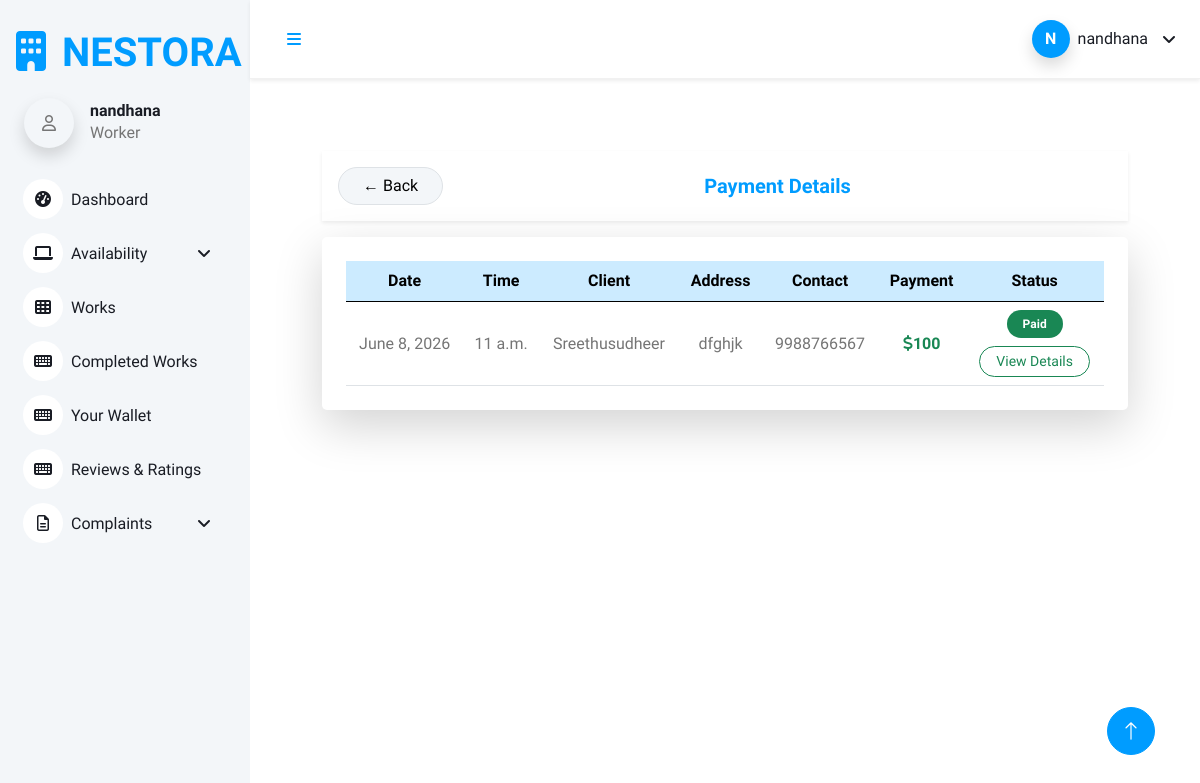
/worker_completed_works (signed in), run on the app's committed database.
### Homeserviceapp/models.py (models this page shows, shortened)
class Login(AbstractUser):
    is_user = models.BooleanField(default=False)
    is_worker = models.BooleanField(default=False)

class Appointment(models.Model):
    user = models.ForeignKey(Login, on_delete=models.CASCADE, related_name='appointment')
    user_profile = models.ForeignKey(UserRegistration, on_delete=models.CASCADE, related_name='user_profile')
    worker = models.ForeignKey(WorkerRegistration, on_delete=models.CASCADE, related_name='worker')
    availability = models.ForeignKey(Availability, on_delete=models.DO_NOTHING)
    appointment_status = models.IntegerField(default=0)
    work_status = models.BooleanField(default=False)
    payment_status = models.IntegerField(default=0)
    worker_amount = models.IntegerField(null=True, blank=True)
    worker_payment_status = models.IntegerField(default=0)
    admin_wallet = models.IntegerField(null=True, blank=True)

class Availability(models.Model):
    user = models.ForeignKey(WorkerRegistration, on_delete=models.DO_NOTHING)
    date = models.DateField()
    time = models.TimeField()
    schedule_status = models.IntegerField(default=0)
    booking_status = models.IntegerField(default=0)

class UserRegistration(models.Model):
    user = models.OneToOneField(Login, on_delete=models.CASCADE, related_name='user')
    name = models.CharField(max_length=250)
    address = models.TextField(max_length=300)
    contact = models.IntegerField()

class WorkerRegistration(models.Model):
    user = models.OneToOneField(Login, on_delete=models.CASCADE, related_name='worker')
    name = models.CharField(max_length=300)
    category = models.ForeignKey(Category, on_delete=models.DO_NOTHING)
    address = models.TextField()
    contact = models.IntegerField()
    paypal_email = models.CharField(max_length=200, null=True, blank=True)
    payment = models.IntegerField(null=True, blank=True)
    experience = models.IntegerField()
    image = models.ImageField(upload_to='uploads/')

### Homeserviceapp/views.py (the view)
# urls.py: path('worker_completed_works', views.worker_completed_works, name='worker_completed_works'),
@login_required
def worker_completed_works(request):
    w = WorkerRegistration.objects.get(user=request.user)
    data = Appointment.objects.filter(work_status=True, worker=w)
    return render(request, 'worker/completed_works.html', {'data': data})

### templates/worker/completed_works.html (shortened to what this page needs)
{% extends 'worker/worker_dashboard.html' %}
{% block content %}
<div class="container py-4">
    <div class="d-flex justify-content-between align-items-center mb-3 p-3 bg-white shadow-sm rounded-4">
        <a href="{% url 'worker_dashboard' %}" class="btn btn-light border rounded-pill px-4">
            ← Back
        </a>
        <h5 class="mb-0 fw-bold text-primary">Payment Details</h5>
    </div>
    <div class="card border-0 shadow-lg rounded-4">
        <div class="card-body p-4">
            <div class="table-responsive">
                <table class="table table-hover align-middle text-center mb-0">
                    <thead class="table-primary">
                        <tr>
                            <th>Date</th>
                            <th>Time</th>
                            <th>Client</th>
                            <th>Address</th>
                            <th>Contact</th>
                            <th>Payment</th>
                            <th>Status</th>
                        </tr>
                    </thead>
                    <tbody>
                        {% for i in data %}
                        <tr>
                            <td class="fw-semibold">{{ i.availability.date }}</td>
                            <td>{{ i.availability.time }}</td>
                            <td>{{ i.user_profile.name }}</td>
                            <td>{{ i.user_profile.address }}</td>
                            <td>{{ i.user_profile.contact }}</td>
                            <td class="fw-bold text-success">
                                <i class="fa-solid fa-dollar-sign"></i>{{ i.worker.payment }}
                            </td>
                            <td>
                                {% if i.payment_status == 0 %}
                                    <span class="badge bg-warning text-dark px-3 py-2 rounded-pill">
                                        Pending
                                    </span>
                                {% elif i.payment_status == 1 %}
                                    <span class="badge bg-success px-3 py-2 rounded-pill">
                                        Paid
                                    </span>
                                    <div class="mt-2">
                                        <a href="{% url 'worker_payment_details' i.id %}"
                                           class="btn btn-sm btn-outline-success rounded-pill px-3">
                                            View Details
                                        </a>
                                    </div>
                                {% elif i.payment_status == 2 %}
                                    <span class="badge bg-danger px-3 py-2 rounded-pill">
                                        Failed
                                    </span>
                                {% elif i.payment_status == 3 %}
                                    <span class="badge bg-secondary px-3 py-2 rounded-pill">
                                        Cancelled
                                    </span>
                                {% endif %}
                            </td>
                        </tr>
                        {% empty %}
                        <tr>
                            <td colspan="7" class="text-muted py-4">
                                No payment records found
                            </td>
                        </tr>
                        {% endfor %}
                    </tbody>
                </table>
            </div>
        </div>
    </div>
</div>
{% endblock %}

### templates/worker/worker_dashboard.html (shortened to what this page needs)
<!DOCTYPE html>
<html lang="en">
{% load static %}
<head>
        <link rel="stylesheet"
      href="https://cdnjs.cloudflare.com/ajax/libs/font-awesome/6.5.2/css/all.min.css">
    <link href="https://cdn.jsdelivr.net/npm/bootstrap-icons@1.4.1/font/bootstrap-icons.css" rel="stylesheet">
    <link href=" {% static '/dashboard/lib/owlcarousel/assets/owl.carousel.min.css' %} " rel="stylesheet">
    <link href=" {% static '/dashboard/lib/tempusdominus/css/tempusdominus-bootstrap-4.min.css' %} " rel="stylesheet" />
    <link href=" {% static '/dashboard/css/bootstrap.min.css' %} " rel="stylesheet">
    <link href=" {% static '/dashboard/css/style.css' %} " rel="stylesheet">
</head>
<body>
    <div>
        <div class="sidebar pe-4 pb-3">
            <nav class="navbar bg-light navbar-light">
                <a href=" {% static 'index.html' %} " class="navbar-brand d-flex align-items-center">
                    <h1 class="m-3 text-primary"><i class="fa fa-building me-3"></i>NESTORA</h1>
                </a>
                <div class="d-flex align-items-center ms-4 mb-4">
                   <div class="bg-light rounded-circle d-inline-flex align-items-center justify-content-center shadow"
                             style="width: 50px; height: 50px;">
                            <i class="fa-regular fa-user"></i>
                        </div>
                    <div class="ms-3">
                        <h6 class="mb-0">{{user.username}}</h6>
                        <span>Worker</span>
                    </div>
                </div>
                <div class="navbar-nav w-100">
                    <a href=" {% url 'worker_dashboard' %} " class="nav-item nav-link "><i class="fa fa-tachometer-alt me-2"></i>Dashboard</a>
                    <div class="nav-item dropdown">
                        <a href="#" class="nav-link dropdown-toggle" data-bs-toggle="dropdown"><i class="fa fa-laptop me-2"></i>Availability</a>
                    </div>
                    <a href=" {% url 'worker_view_appointment' %} " class="nav-item nav-link"><i class="fa fa-th me-2"></i>Works</a>
                    <a href=" {% url 'worker_completed_works' %} " class="nav-item nav-link"><i class="fa fa-keyboard me-2"></i>Completed Works</a>
                    <a href=" {% url 'worker_wallet' %} " class="nav-item nav-link"><i class="fa fa-keyboard me-2"></i>Your Wallet</a>
                    <a href=" {% url 'worker_view_reviews' %} " class="nav-item nav-link"><i class="fa fa-keyboard me-2"></i>Reviews & Ratings</a>
                    <div class="nav-item dropdown">
                        <a href="#" class="nav-link dropdown-toggle" data-bs-toggle="dropdown"><i class="far fa-file-alt me-2"></i>Complaints</a>
                    </div>
                </div>
            </nav>
        </div>
        <div class="content">
            <nav class="navbar navbar-expand-lg navbar-light bg-white sticky-top px-4 py-2 shadow-sm no-print"
                style="border-bottom:1px solid #f1f1f1;">
               <a href="#" class="sidebar-toggler flex-shrink-0">
                    <i class="fa fa-bars"></i>
                </a>
               <div class="navbar-nav ms-auto d-flex align-items-center gap-3">
                   <div class="nav-item dropdown">
                       <a href="#" class="nav-link dropdown-toggle d-flex align-items-center gap-2"
                          data-bs-toggle="dropdown">
                           <div class="rounded-circle bg-primary text-white d-flex align-items-center justify-content-center shadow"
                                style="width:38px;height:38px;font-weight:600;">
                               {{ user.username|first|upper }}
                           </div>
                           <span class="d-none d-md-inline fw-semibold text-dark">
                               {{ user.username }}
                           </span>
                       </a>
                   </div>
               </div>
           </nav>
            <div class="container-fluid pt-4 px-4">
                <div class="row g-4">
                    <div class="col-sm-12 col-xl-12">
                        <div class="text-center rounded p-4">
                            <div class="d-flex align-items-center justify-content-between mb-4">
                                {% block content %}
                                {% endblock %}
                            </div>
                        </div>
                    </div>
                </div>
            </div>
        </div>
        <a href="#" class="btn btn-lg btn-primary btn-lg-square back-to-top no-print"><i class="bi bi-arrow-up"></i></a>
    </div>
</body>
</html>

### static/dashboard/css/style.css (style rules this page uses)
:root { --primary: #009CFF; --light: #F3F6F9; --dark: #191C24; }
.back-to-top { position: fixed; display: none; right: 45px; bottom: 45px; z-index: 99; }
.btn { transition: .5s; }
.btn.btn-primary { color: #FFFFFF; }
.btn-lg-square { width: 48px; height: 48px; }
.btn-square, .btn-sm-square, .btn-lg-square { padding: 0; display: inline-flex; align-items: center; justify-content: center; font-weight: normal; border-radius: 50px; }
.sidebar { position: fixed; top: 0; left: 0; bottom: 0; width: 250px; height: 100vh; overflow-y: auto; background: var(--light); transition: 0.5s; z-index: 999; }
.content { margin-left: 250px; min-height: 100vh; background: #FFFFFF; transition: 0.5s; }
@media (min-width: 992px) { .sidebar { margin-left: 0; } }
@media (min-width: 992px) { .content { width: calc(100% - 250px); } }
.sidebar .navbar .navbar-nav .nav-link { padding: 7px 20px; color: var(--dark); font-weight: 500; border-left: 3px solid var(--light); border-radius: 0 30px 30px 0; outline: none; }
.sidebar .navbar .navbar-nav .nav-link i { width: 40px; height: 40px; display: inline-flex; align-items: center; justify-content: center; background: #FFFFFF; border-radius: 40px; }
.sidebar .navbar .dropdown-toggle::after { position: absolute; top: 15px; right: 15px; border: none; content: "\f107"; font-family: "Font Awesome 5 Free"; font-weight: 900; transition: .5s; }
.content .navbar .navbar-nav .nav-link { margin-left: 25px; padding: 12px 0; color: var(--dark); outline: none; }
.content .navbar .sidebar-toggler, .content .navbar .navbar-nav .nav-link i { width: 40px; height: 40px; display: inline-flex; align-items: center; justify-content: center; background: #FFFFFF; border-radius: 40px; }
.content .navbar .dropdown-toggle::after { margin-left: 6px; vertical-align: middle; border: none; content: "\f107"; font-family: "Font Awesome 5 Free"; font-weight: 900; transition: .5s; }

### data on the page
Login: username "nandhana", username|first "N"
Appointment: availability "June 8, 2026", availability.time "11 a.m.", user_profile.name "Sreethusudheer", user_profile.address "dfghjk", user_profile.contact "9988766567", worker.payment "100", payment_status "Paid"
